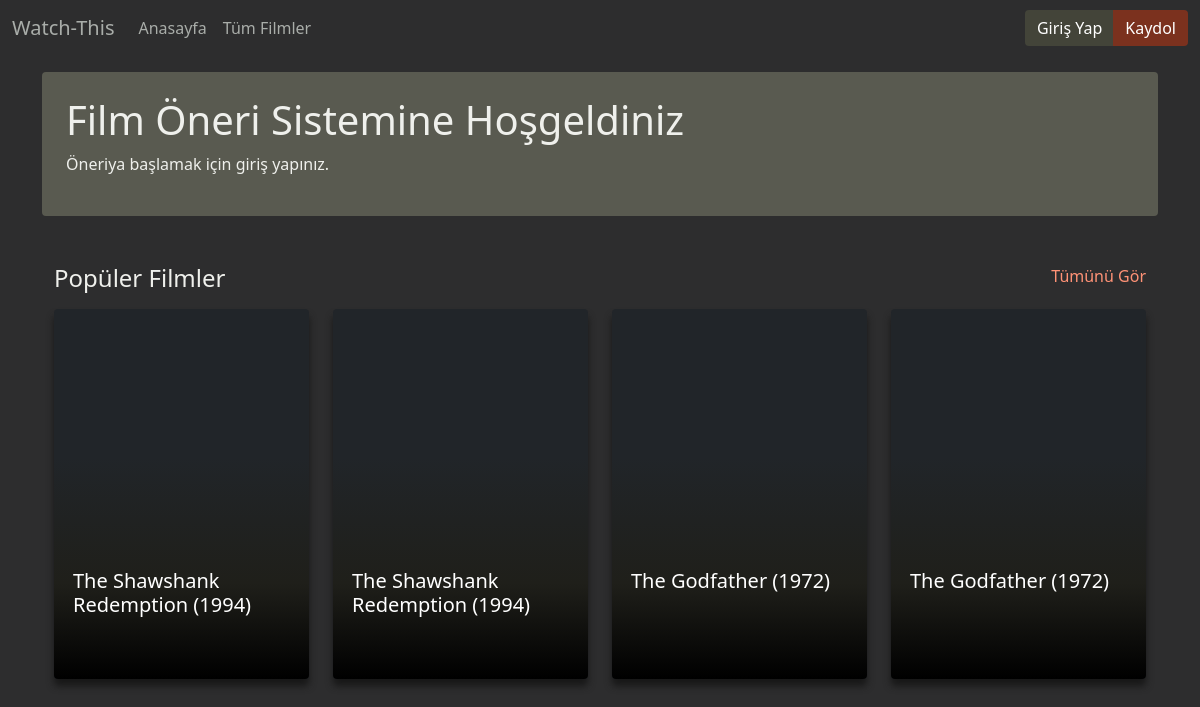
The page / on the database its author committed.
### app/src/models.py (models this page shows, shortened)
class Movie(Base):
    __tablename__ = 'movies'
    id = Column(Integer, primary_key=True)
    title = Column(String)
    year = Column(Integer)
    poster = Column(String)
    duration = Column(Integer)
    imdb_rating = Column(Float)
    metascore_rating = Column(Float)
    director = relationship("Director", back_populates="movies")
    director_id = Column(Integer, ForeignKey('directors.id'))
    actors = relationship(
        "Actor", secondary=movie_actor_link, back_populates="movies")
    genres = relationship(
        "Genre", secondary=movie_genre_link, back_populates="movies")
    scores = relationship("UserScore", back_populates="movie")

### app/views.py (the view)
@app.route('/')
def index():
    token = request.cookies.get("token")
    user = services.check_login(token)
    recommended_movies = None
    is_login = False
    if user:
        is_login = True
        recommended_movies = services.recommend_movies(user.id)
    top_movies, length = services.get_movies(1, "imdb_rating", 4)
    return render_template("index.html", is_login=is_login, recommended_movies=recommended_movies, top_movies=top_movies)

### app/src/services.py (called while the page is built, shortened)
def movies_to_dict(movies):
    titles = [i.title for i in movies]
    years = [i.year for i in movies]
    posters = [i.poster for i in movies]
    genres = [[g.name for g in i.genres] for i in movies]
    imdb_ratings = [i.imdb_rating for i in movies]
    casts = [[c.name for c in i.actors] for i in movies]
    directors = [i.director.name for i in movies]
    temp = dict()
    for i, movie in enumerate(movies):
        temp[movie.id] = {'title': titles[i],
                          'year': years[i],
                          'poster': posters[i],
                          'genre': genres[i],
                          'imdb_rating': imdb_ratings[i],
                          'cast': casts[i],
                          'director': directors[i]
                          }
    return temp

def get_movies(page, sortby, count, asc=False):
    if asc:
        s = asc
    else:
        s = desc
    sorts = [
        "title",
        "year",
        "duration",
        "imdb_rating",
    ]
    if sortby not in sorts:
        return False
    movies = session.query(Movie).order_by(
        s(sortby)).all()
    length = len(movies)
    movies = movies[count*(page-1):count*(page)]
    movies = movies_to_dict(movies)
    return movies, length

def check_login(token):
    try:
        decoded = jwt.decode(token, SECRET_KEY, algorithms=['HS256'])
        username = decoded['username']
        expiration_time = datetime.datetime.fromtimestamp(decoded['exp'])
    except:
        return None

### app/views.py (called while the page is built)
@app.context_processor
def inject_user():
    token = request.cookies.get("token")
    user = services.check_login(token)
    is_login = False
    if user:
        is_login = True
        return dict(is_login=is_login, username=user.name)
    return dict(is_login=is_login)

### app/templates/index.html (shortened to what this page needs)
{% extends 'layout.html' %}
{% block content %}
<div class="container">
    <div class=" p-4 rounded mt-3" style="background-color: rgba(134, 136, 114, .5);">
        {% if not is_login %}
        <div class="not-logged">
            <h1 class="display-6 text-capitalize">film öneri sistemine hoşgeldiniz </h1>
            <p>
                Öneriya başlamak için giriş yapınız. <br>
            </p>
        </div>
        {% else %}
        <h5 class=" text-capitalize">film öneri sistemine hoşgeldiniz {{username}} </h5>
        {% endif %}
    </div>
    {% with title="Popüler Filmler", movies=top_movies  %}
    {% include 'components/movie_slider.html' %}
    {% endwith %}
</div>
{% endblock %}

### app/templates/components/movie_slider.html (shortened to what this page needs)
<div class="container mt-5 mb-5 popular">
    <h4 class="slider-title" style="display: inline;">{{ title }}</h4>
    <a href="#" style="float: right; text-decoration: none; color:rgb(255, 146, 118);">Tümünü Gör</a>
    <div class="row mt-3">
        {% for index, movie in movies.items() %}
        <div class="col col-md-3">
            <div class="card bg-dark text-white custom-card">
                <a href="#" class="custom-card-link" data-bs-toggle="modal" data-bs-target="#movieModal" onclick="dynamicModal(
                    `{{index}}`,
                    `{{movie.title}}`,
                    `{{movie.poster}}`,
                    `{{movie.year}}`,
                    `{{movie.director}}`,
                    `{{movie.genre}}`,
                    `{{movie.cast}}`,
                    `{{movie.imdb_rating}}`,
                    `{{movie.user_score}}`)"></a>
                <div class="custom-card-cover"></div>
                <div class="custom-card-text">
                    <h5 class="card-title p-3">{{ movie.title }} ({{ movie.year }})</h5>
                </div>
            </div>
        </div>
        {% endfor %}
    </div>
</div>

### app/templates/layout.html (style rules this page uses)
body { background-color: rgb(45, 45, 46); color: rgb(239, 240, 236); }
.custom-card { height: 370px; overflow: hidden; box-shadow: 0 7px 7px 0pt rgb(24, 24, 24); outline: 0; border: none; transition: box-shadow 0.3s ease-in-out; }
.custom-card-text { margin-bottom: 0; width: 100%; position: absolute; bottom: 0; left: 0; padding: 3px; font-size: small; height: 35%; }
.custom-card-cover { position: absolute; width: 100%; height: 60%; bottom: 0; background: rgb(0, 0, 0); background: linear-gradient(0deg, rgba(0, 0, 0, 1) 0%, rgb(31, 31, 26) 43%, rgba(255, 255, 255, 0) 100%); }
.custom-card-link { position: absolute; width: 100%; height: 100%; z-index: 1000; }

### rows shown on the page
Movie: title "The Shawshank Redemption", year "1994"
Movie: title "The Shawshank Redemption", year "1994"
Movie: title "The Godfather", year "1972"
Movie: title "The Godfather", year "1972"

### other values the page prints
{{ title }} "Popüler Filmler"
